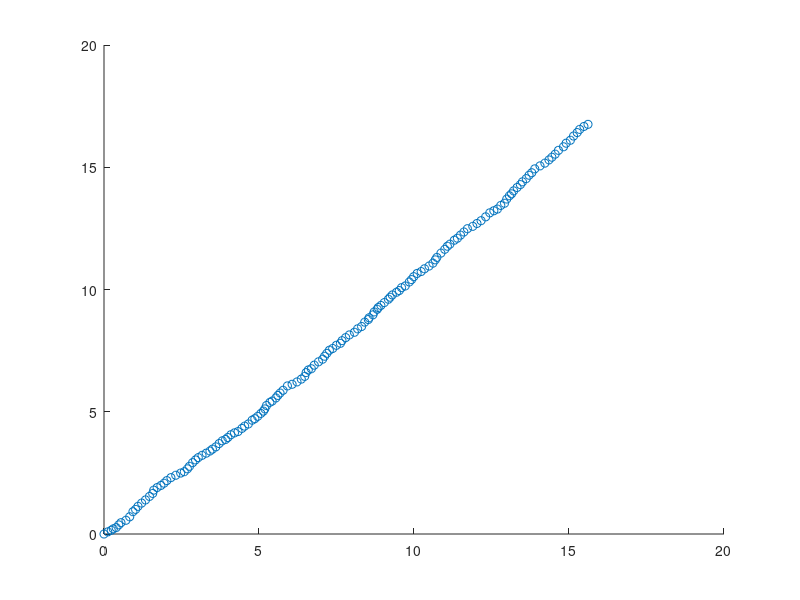

Write MATLAB code to recreate this figure.
update_rate = 5;
dT = 1/update_rate;
run_time = 30;
nSteps = run_time * update_rate;

A = [
    1 0 dT 0;
    0 1 0 dT;
    0 0 1 0;
    0 0 0 1];

sigmaV = 0.01;
R = [
    0.001 0 0 0;
    0 0.001 0 0;
    0 0 (sigmaV)^2 0;
    0 0 0 (sigmaV)^2;
    ];

figure(1);
hold on
initX = [0 0 0.5 0.5];
x_true = zeros(4, nSteps);
x_true(:,1) = initX;
for i = 2:nSteps
    v = mvnrnd([0 0 0 0], R, 1)';
    x_true(:, i) = A*x_true(:, i-1) + v;
end
scatter(x_true(1,:), x_true(2,:), 'o');